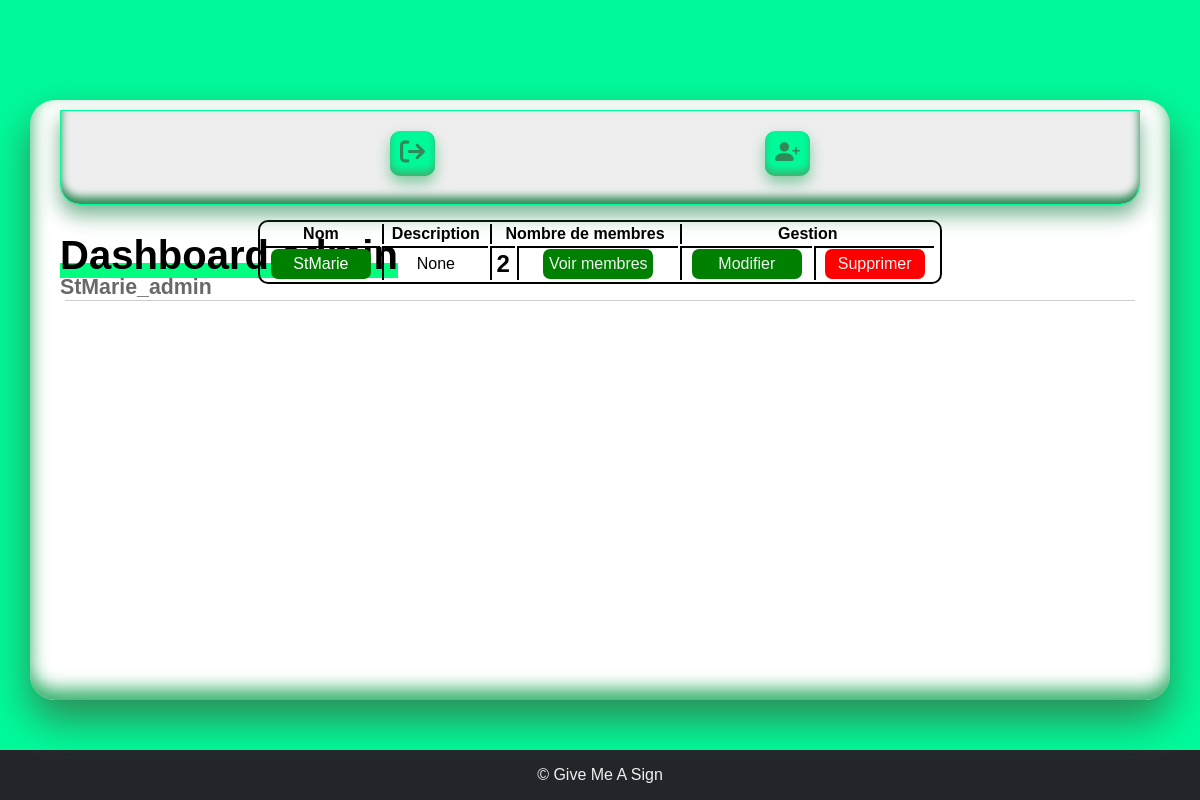
Page /dashboard_admin/ (signed in) on the committed database.
### app/models.py (models this page shows, shortened)
class Person(UserMixin, db.Model):
    id = db.Column(db.Integer, primary_key=True)
    username = db.Column(db.String(64), index=True, unique=True)
    role = db.Column(db.Enum('admin', 'normal'), nullable=False, default='normal')
    __mapper_args__ = {
        'polymorphic_on': role,
    }

class Group(db.Model):
    id = db.Column(db.Integer, primary_key=True)
    name = db.Column(db.String(100), nullable=False)
    password = db.Column(db.String(20))
    password_hash = db.Column(db.String(100))
    description = db.Column(db.String(2000), nullable=True)
    admin_id = db.Column(db.Integer, db.ForeignKey('admin.id'), nullable=False)
    users = db.relationship('User', backref='group', lazy=True)

### app/routes.py (the view)
@app.route('/dashboard_admin/')
def dashboard_admin():
    if not current_user.is_authenticated:
        return redirect(url_for("login_admin"))
    if current_user.role == "admin":
        admin_current = current_user
    else:
        return redirect(url_for("dashboard"))
    if current_user.username == 'Public_admin':
        return redirect(url_for("dashboard_expert"))
    _groups = admin_current.groups
    dico_group = {}
    if len(_groups) == 0:
        return render_template("dashboard_adminEmpty.html", admin_name=admin_current.username)
    for group in _groups:
        dico_group[group] = len(group.users)
    return render_template("dashboard_admin.html", groups=dico_group, admin_name=admin_current.username)

### app/models.py (called while the page is built)
@login_manager.user_loader
def user_loader(userid):
    user = Person.query.get(int(userid))
    """if not user:
        user = User.query.get(int(userid))"""
    return user

### app/templates/dashboard_admin.html
{% extends "full_dashboard_admin.html" %}
{% block content %}
<body>
    <div class="featured-clay">
        <table>
            <thead>
                <tr>
                    <th>Nom</th>
                    <th>Description</th>
                    <th colspan="2">Nombre de membres</th>
                    <th colspan="2">Gestion
                    <th>
                </tr>
            </thead>
            <tbody>
                {% for group, len in groups.items() %}
                <tr>
                    <td> <a href="/dashboard_admin/videoGroup/{{ group.name }}">{{group.name}}</a></td>
                    <td>{{ group.description }}</td>
                    <td>
                        <div class="cell1"><b>{{ len }}</b></div>
                    </td>
                    <td>
                        <div class="cellbutton">
                            <a href="/dashboard_admin/users/{{group.id}}"> Voir membres</a>
                        </div>
                    </td>
                    <td>
                        <div class="cellbutton">
                            <a href="/dashboard_admin/editGroup/{{ group.id }}"> Modifier </a>
                        </div>
                    </td>
                    <td>
                        <div class="cellbutton1">
                            <a href="/dashboard_admin/deleteGroup/{{ group.id }}">Supprimer</a>
                        </div>
                    </td>
                </tr>
                {% endfor %}
            </tbody>
        </table>
    </div>
</body>
{% endblock %}

### app/templates/full_dashboard_admin.html (shortened to what this page needs)
<!DOCTYPE html>
<html lang="fr">
<head>
    <link rel="stylesheet" href="{{ url_for('static', filename='css/dash_admin.css') }}">
</head>
<body>
    <div class="dashboard-river">
        <div class="dashboard-container">
            <div class="dashboard">
                <div class="ui-row-2">
                    <div class="left-sidebar">
                        <div>
                            <a href="/logout_admin">
                            </a>
                        </div>
                        <div>
                            <a href="/dashboard_admin/addGroup/">
                            </a>
                        </div>
                    </div>
                    <div class="main-content">
                        <div class="header">
                            <div class="page-display">
                                <h1>Dashboard admin</h1>
                                <h2>{{ admin_name }}</h2>
                            </div>
                        </div>
                        <hr>
                        {% block content %}
                        {% endblock content %}
                    </div>
                </div>
            </div>
        </div>
    </div>
    <div class="footer">
        <p>&copy; Give Me A Sign</p>
    </div>
</body>
</html>

### rows in the picture
Person: username "StMarie_admin"
Group: name "StMarie", description "None", len "2"
